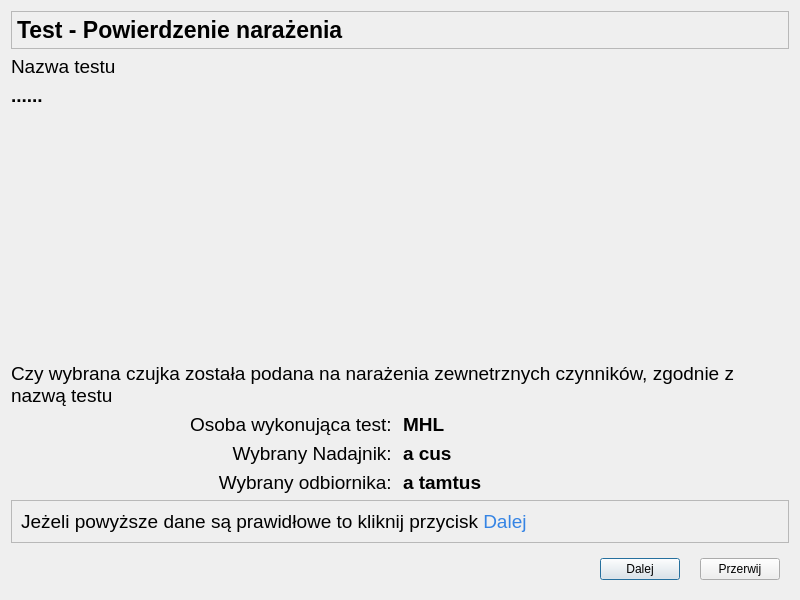
<?xml version="1.0" encoding="UTF-8"?>
<ui version="4.0">
 <class>OknoPotwierdzenieNarazenia</class>
 <widget class="QDialog" name="OknoPotwierdzenieNarazenia">
  <property name="geometry">
   <rect>
    <x>0</x>
    <y>0</y>
    <width>800</width>
    <height>600</height>
   </rect>
  </property>
  <property name="windowTitle">
   <string>Parametry Testu - potwierdzenie wykonanych czynności</string>
  </property>
  <layout class="QGridLayout" name="gridLayout">
   <item row="5" column="1">
    <widget class="QLabel" name="osobaWykonujacaTest">
     <property name="font">
      <font>
       <pointsize>14</pointsize>
       <bold>true</bold>
      </font>
     </property>
     <property name="text">
      <string>MHL</string>
     </property>
    </widget>
   </item>
   <item row="0" column="0" colspan="2">
    <widget class="QFrame" name="frame">
     <property name="maximumSize">
      <size>
       <width>16777215</width>
       <height>40</height>
      </size>
     </property>
     <property name="frameShape">
      <enum>QFrame::StyledPanel</enum>
     </property>
     <property name="frameShadow">
      <enum>QFrame::Raised</enum>
     </property>
     <layout class="QHBoxLayout" name="horizontalLayout">
      <property name="leftMargin">
       <number>5</number>
      </property>
      <property name="topMargin">
       <number>5</number>
      </property>
      <property name="rightMargin">
       <number>5</number>
      </property>
      <property name="bottomMargin">
       <number>5</number>
      </property>
      <item>
       <widget class="QLabel" name="title">
        <property name="maximumSize">
         <size>
          <width>16777215</width>
          <height>45</height>
         </size>
        </property>
        <property name="font">
         <font>
          <pointsize>17</pointsize>
          <bold>true</bold>
         </font>
        </property>
        <property name="text">
         <string>Test - Powierdzenie narażenia</string>
        </property>
       </widget>
      </item>
     </layout>
    </widget>
   </item>
   <item row="7" column="0">
    <widget class="QLabel" name="eReceiver">
     <property name="font">
      <font>
       <pointsize>14</pointsize>
      </font>
     </property>
     <property name="text">
      <string>Wybrany odbiornika: </string>
     </property>
     <property name="alignment">
      <set>Qt::AlignRight|Qt::AlignTrailing|Qt::AlignVCenter</set>
     </property>
    </widget>
   </item>
   <item row="7" column="1">
    <widget class="QLabel" name="numerReceiver">
     <property name="font">
      <font>
       <pointsize>14</pointsize>
       <bold>true</bold>
      </font>
     </property>
     <property name="text">
      <string>a tamtus</string>
     </property>
    </widget>
   </item>
   <item row="2" column="0" colspan="2">
    <widget class="QLabel" name="testName">
     <property name="font">
      <font>
       <pointsize>14</pointsize>
       <bold>true</bold>
      </font>
     </property>
     <property name="text">
      <string>......</string>
     </property>
    </widget>
   </item>
   <item row="9" column="0" colspan="2">
    <widget class="QWidget" name="widget" native="true">
     <layout class="QHBoxLayout" name="horizontalLayout_3">
      <property name="spacing">
       <number>20</number>
      </property>
      <item>
       <spacer name="horizontalSpacer">
        <property name="orientation">
         <enum>Qt::Horizontal</enum>
        </property>
        <property name="sizeHint" stdset="0">
         <size>
          <width>349</width>
          <height>20</height>
         </size>
        </property>
       </spacer>
      </item>
      <item>
       <widget class="QPushButton" name="pbDalej">
        <property name="text">
         <string>Dalej</string>
        </property>
        <property name="icon">
         <iconset theme="media-playback-start">
          <normaloff>.</normaloff>.</iconset>
        </property>
       </widget>
      </item>
      <item>
       <widget class="QPushButton" name="pbPrzerwij">
        <property name="text">
         <string>Przerwij</string>
        </property>
        <property name="icon">
         <iconset theme="media-playback-stop">
          <normaloff>.</normaloff>.</iconset>
        </property>
       </widget>
      </item>
     </layout>
    </widget>
   </item>
   <item row="6" column="0">
    <widget class="QLabel" name="eTransmitter">
     <property name="font">
      <font>
       <pointsize>14</pointsize>
      </font>
     </property>
     <property name="text">
      <string>Wybrany Nadajnik: </string>
     </property>
     <property name="alignment">
      <set>Qt::AlignRight|Qt::AlignTrailing|Qt::AlignVCenter</set>
     </property>
    </widget>
   </item>
   <item row="6" column="1">
    <widget class="QLabel" name="numerNadajnika">
     <property name="font">
      <font>
       <pointsize>14</pointsize>
       <bold>true</bold>
      </font>
     </property>
     <property name="text">
      <string>a cus</string>
     </property>
    </widget>
   </item>
   <item row="5" column="0">
    <widget class="QLabel" name="lOsobaWykonujacaTest">
     <property name="font">
      <font>
       <pointsize>14</pointsize>
      </font>
     </property>
     <property name="text">
      <string>Osoba wykonująca test: </string>
     </property>
     <property name="alignment">
      <set>Qt::AlignRight|Qt::AlignTrailing|Qt::AlignVCenter</set>
     </property>
    </widget>
   </item>
   <item row="8" column="0" colspan="2">
    <widget class="QFrame" name="frame_2">
     <property name="frameShape">
      <enum>QFrame::StyledPanel</enum>
     </property>
     <property name="frameShadow">
      <enum>QFrame::Raised</enum>
     </property>
     <layout class="QHBoxLayout" name="horizontalLayout_2">
      <item>
       <widget class="QLabel" name="infonext">
        <property name="font">
         <font>
          <pointsize>14</pointsize>
         </font>
        </property>
        <property name="text">
         <string>&lt;html&gt;&lt;head/&gt;&lt;body&gt;&lt;p&gt;Jeżeli powyższe dane są prawidłowe to kliknij przycisk&lt;span style=&quot; color:#3584e4;&quot;&gt; Dalej&lt;/span&gt;&lt;/p&gt;&lt;/body&gt;&lt;/html&gt;</string>
        </property>
       </widget>
      </item>
     </layout>
    </widget>
   </item>
   <item row="1" column="0">
    <widget class="QLabel" name="lTestName">
     <property name="font">
      <font>
       <pointsize>14</pointsize>
      </font>
     </property>
     <property name="text">
      <string>Nazwa testu</string>
     </property>
     <property name="alignment">
      <set>Qt::AlignLeading|Qt::AlignLeft|Qt::AlignVCenter</set>
     </property>
    </widget>
   </item>
   <item row="4" column="0" colspan="2">
    <widget class="QLabel" name="label_4">
     <property name="font">
      <font>
       <pointsize>14</pointsize>
      </font>
     </property>
     <property name="text">
      <string>Czy wybrana czujka została podana na narażenia zewnetrznych czynników, zgodnie z nazwą testu</string>
     </property>
     <property name="wordWrap">
      <bool>true</bool>
     </property>
    </widget>
   </item>
   <item row="3" column="0">
    <spacer name="verticalSpacer">
     <property name="orientation">
      <enum>Qt::Vertical</enum>
     </property>
     <property name="sizeHint" stdset="0">
      <size>
       <width>20</width>
       <height>40</height>
      </size>
     </property>
    </spacer>
   </item>
  </layout>
 </widget>
 <resources/>
 <connections/>
</ui>
